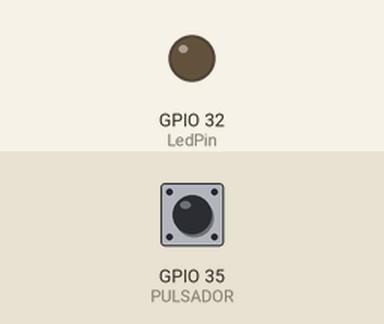
A sketch run on a simulated ESP32. On the bench: output pins drawn as LEDs (lit = HIGH). The test bench sets the inputs (shaded band); at power-on: GPIO 35 (PULSADOR) LOW.

Above: at 1.2 s.
1.3 s: GPIO 35 (PULSADOR) pulled HIGH for 3.2 s
At 5.4 s:
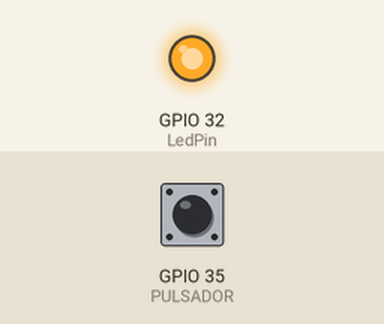
6.0 s: GPIO 35 (PULSADOR) pulled HIGH for 0.15 s
At 6.6 s:
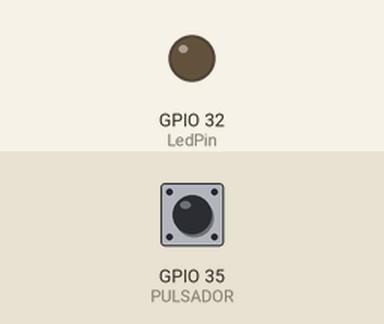
Timing chart, 0 to 9.0 s (numbered marks = the images above; inputs shaded):
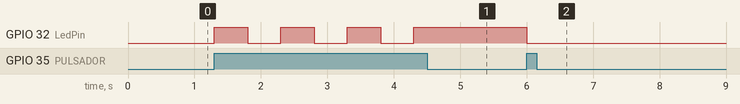

Measured:
- after the input at 1.3 s, GPIO 32 (LedPin): alternates HIGH for 0.50 s and LOW for 0.50 s, 7 changes in all, then stays HIGH, starting at once
- after the input at 6.0 s, GPIO 32 (LedPin): HIGH → LOW at once

The sketch:

ESP32_LedEstado.ino
```cpp
/*
* Hummmmm, sigue siendo basico. Porque ? Se puede mejorar ? que paso al probarlo ?
*
*/


// Constantes para los pines
const int PULSADOR = 35;
const int LedPin = 32;

// Variable para almacenar el estado del PULSADOR
int estado;

void setup(){
    // PULSADOR configurado como entrada
    pinMode(PULSADOR,INPUT);
    // LED configurado como salida
    pinMode(LedPin,OUTPUT);
}

void loop() {
  // Si el pulsador es pulsado cuando el LED está apagado...
  if(digitalRead(PULSADOR) && estado==LOW){
    // ... se enciende el LED
    digitalWrite(LedPin, HIGH);
    // Se establece un retraso de medio segundo entre pulsaciones
    delay(500);
    // El estado se queda con un valor de HIGH (LED encendido)
    estado=HIGH;
  }

  // Si el pulsador es pulsador cuando el LED está encendido...
  if(digitalRead(PULSADOR) && estado==HIGH){
  // ... se apaga el LED
    digitalWrite(LedPin, LOW);
    // Se establece un retraso de medio segundo entre pulsaciones
    delay(500);
    // El estado se queda con un valor de LOW (LED apagado)
    estado=LOW;
  }
}
```
